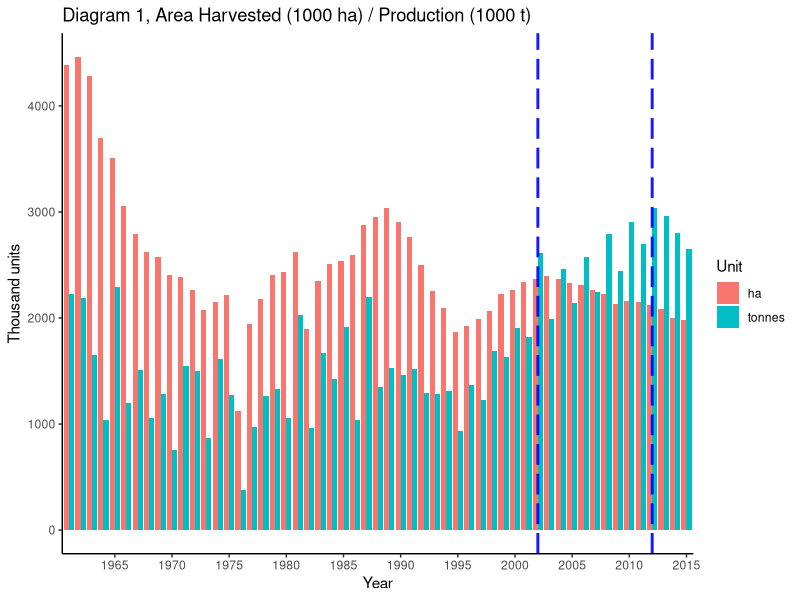
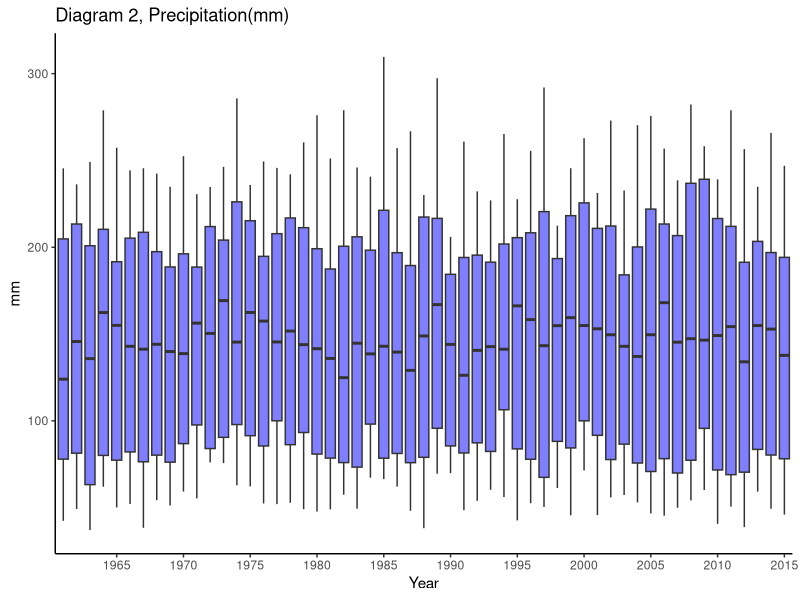
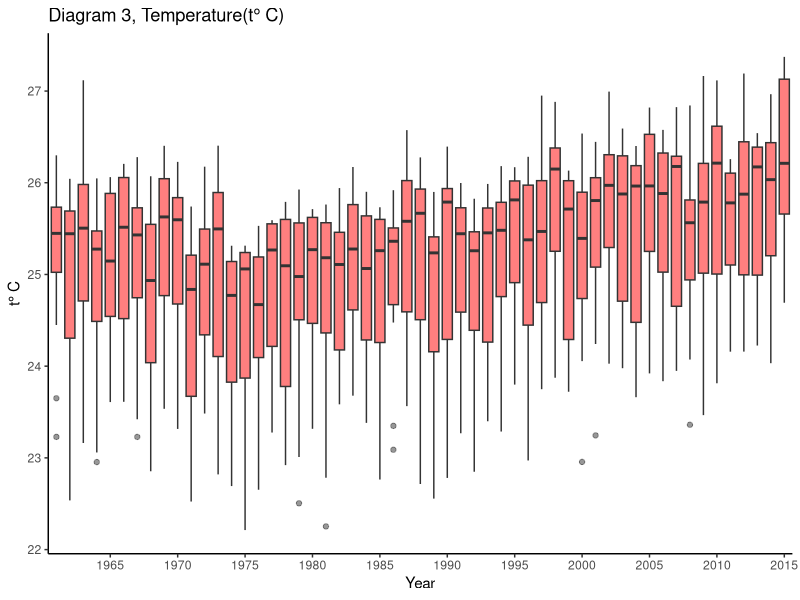
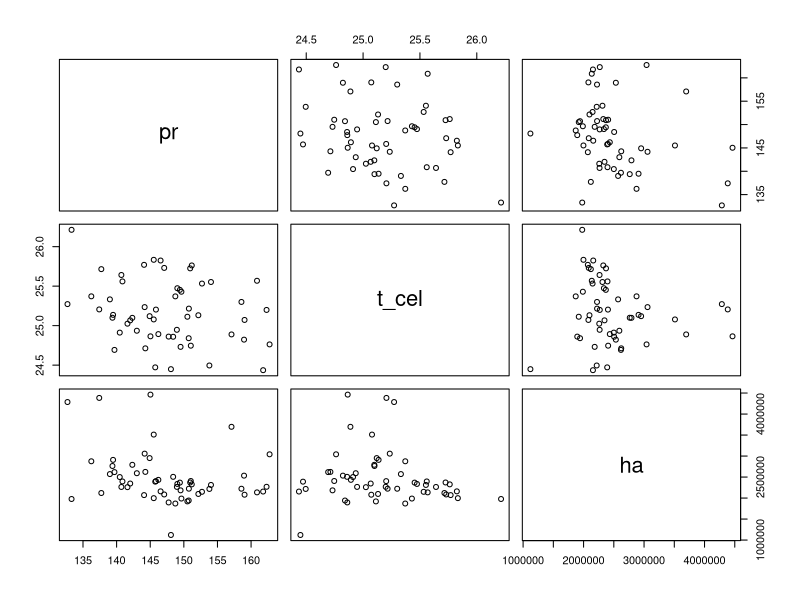
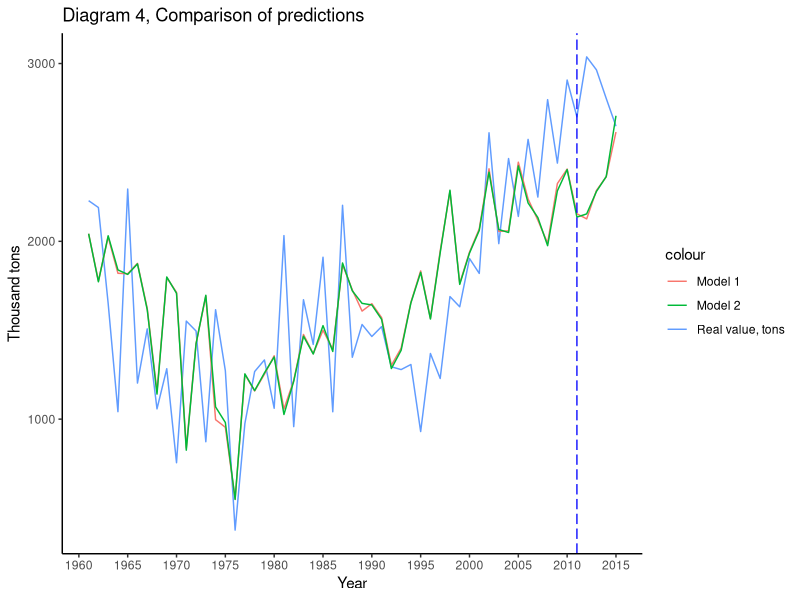

The R script that drew these images, in order:
## ---- chunk 1
knitr::opts_chunk$set(echo = FALSE)

library(ggplot2)
library(dplyr)
library(readxl)
library(knitr)
library(lmtest)

#DATA
rain <- read_xls("pr_1901_2015.xls")
temp <- read_xls("tas_1901_2015.xls")
br_crop <- as_data_frame(read.csv("FAOSTAT_data_12-19-2018.csv"))
br_crop <- br_crop %>% 
  filter((Unit == "ha" | Unit == "tonnes") & Year <= 2015)

#Fitting
rain_temp <- rain %>% 
  inner_join(temp, by = c("Year", "Month")) %>% 
  select(Year, Month, pr, t_cel=tas) %>% 
  filter(Year %in% seq(from=1961, to=max(as.integer(br_crop$Year))))
rain_temp$Year <- as.factor(rain_temp$Year)

br_crop_ha <- br_crop %>% 
  filter(Unit == "ha") 

br_crop_t <- br_crop %>% 
  filter(Unit == "tonnes") 

br_crop_cum <- br_crop_ha %>% 
  inner_join(br_crop_t, by = c("Year")) %>% 
  select(Year, ha=Value.x, tonnes=Value.y)

br_crop_cum$Year <- as.character(br_crop_cum$Year)

rain_temp_crop <- rain_temp %>% 
  group_by(Year) %>% 
  summarise(pr = mean(pr), t_cel = mean(t_cel)) %>% 
  inner_join(br_crop_cum, by = c("Year")) %>% 
  select(Year, pr, t_cel, ha, tonnes)

lmp <- function (modelobject) {
 if (class(modelobject) != "lm") stop("Not an object of class 'lm' ")
 f <- summary(modelobject)$fstatistic
 p <- pf(f[1],f[2],f[3],lower.tail=F)
 attributes(p) <- NULL
 return(p)
}

## ---- chunk 2
ggplot(br_crop, aes(x=as.factor(Year), y = Value/1000)) +
  geom_col(aes(fill = Unit), position = "dodge") +
  scale_x_discrete(breaks = as.factor(seq(from=1960, to=max(as.integer(br_crop$Year)),by = 5)))+
  geom_vline(xintercept = 42, color = "blue", size = 1, alpha = 0.9, linetype = "longdash") +
  geom_vline(xintercept = 52, color = "blue", size = 1, alpha = 0.9, linetype = "longdash") +
  xlab("Year") +
  ylab("Thousand units") +
  ggtitle("Diagram 1, Area Harvested (1000 ha) / Production (1000 t)")+
  theme_classic()
## ---- chunk 3
ggplot(rain_temp) +
  geom_boxplot( aes(x=Year, y=pr), fill = "blue", alpha = 0.5) +
  scale_x_discrete(breaks = as.factor(seq(from=1960, to=max(as.integer(br_crop$Year)),by = 5))) +
  ylab("mm") +
  ggtitle("Diagram 2, Precipitation(mm)")+
  theme_classic()

ggplot(rain_temp) +
  geom_boxplot( aes(x=Year, y=t_cel), fill = "red", alpha = 0.5) +
  scale_x_discrete(breaks = as.factor(seq(from=1960, to=max(as.integer(br_crop$Year)),by = 5))) +
  ggtitle("Diagram 3, Temperature(t° C)")+
  ylab("t° C") +
  theme_classic()
## ---- chunk 4
pairs(rain_temp_crop[c(-1,-5)])
## ---- chunk 5
dwtest(tonnes ~ pr+t_cel+ha, data = rain_temp_crop)
## ---- chunk 6
bptest(tonnes ~ pr+t_cel+ha, data = rain_temp_crop)
## ---- chunk 7
r_model_1 <- lm(data=rain_temp_crop,  tonnes ~ pr+t_cel+ha)
s_1 <- summary(r_model_1)
a_1 <- anova(r_model_1)
kable(s_1$coefficients, caption = paste("Table 1, Model 1", Reduce(paste, deparse(s_1$terms))))
## ---- chunk 8
r_model_2 <- lm(data=rain_temp_crop,  tonnes ~ pr*t_cel+ha)
s_2 <- summary(r_model_2)
a_2 <- anova(r_model_2)
kable(s_2$coefficients, caption = paste("Table 2,  Model 2", Reduce(paste, deparse(s_2$terms))))
## ---- chunk 9
rain_temp_crop$p_tonn_model1 <- predict(r_model_1)
rain_temp_crop$p_tonn_model2 <- predict(r_model_2)

ggplot(rain_temp_crop, aes(as.integer(Year)))+
  geom_line(aes(y = tonnes/1000, color = "Real value, tons")) +
  geom_line(aes(y = p_tonn_model1/1000, color = "Model 1")) +
  geom_line(aes(y = p_tonn_model2/1000, color = "Model 2")) +
  geom_vline(xintercept = 2011, color = "blue", size = 0.5, alpha = 0.9, linetype = "longdash") +
  #geom_vline(xintercept = 2015, color = "blue", size = 0.5, alpha = 0.9, linetype = "longdash") +
  scale_x_continuous(breaks = (seq(from=1960, to=max(as.integer(br_crop$Year)),by = 5)))+
  ggtitle("Diagram 4, Comparison of predictions") +
  xlab("Year") +
  ylab("Thousand tons") +  
  theme_classic()
